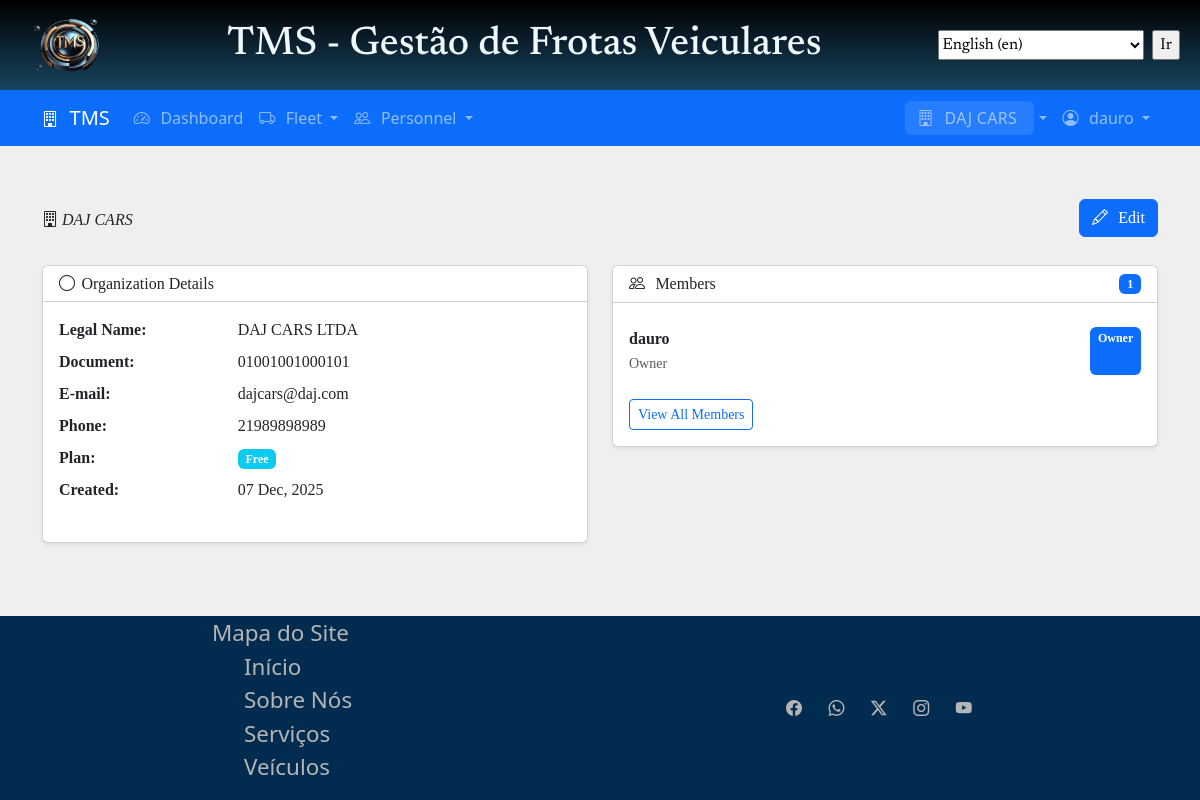
Page /tenants/b34ce3be-4df2-4b36-aea3-e8fefdb60b34/details/ (signed in) on the committed database.
### tenants/models.py (models this page shows, shortened)
class Tenant(models.Model):
    PLAN_CHOICES = [
        ("free", _("Free")),
        ("basic", _("Basic")),
        ("premium", _("Premium")),
        ("entreprise", _("Enterprise")),
    ]
    id = models.UUIDField(primary_key=True, default=uuid.uuid4, editable=False)
    slug = models.SlugField(
        max_length=50,
        unique=True,
        help_text=_("Unique identifier for the tenant, used ni URLs and subdomains"),
    )
    name = models.CharField(max_length=200, help_text=_("Display name"))
    legal_name = models.CharField(max_length=200, help_text=_("Legal company name"))
    document = models.CharField(
        max_length=30,
        unique=True,
        help_text=_("Unique identifier like SSN or Tax ID, CPF or CNPJ"),
    )
    email = models.EmailField(unique=True)
    phone = models.CharField(max_length=30)
    address = models.CharField(max_length=250, null=True, blank=True)
    is_active = models.BooleanField(default=True)
    plan = models.CharField(max_length=20, choices=PLAN_CHOICES, default="free")
    created_at = models.DateTimeField(auto_now_add=True)
    updated_at = models.DateTimeField(auto_now=True)
    settings = models.JSONField(default=dict, blank=True, null=True)
    subscription_expires_at = models.DateTimeField(blank=True, null=True)
    objects = TenantManager()
    class Meta:
        db_table = "tenants"
        indexes = [
            models.Index(fields=["slug"]),
            models.Index(fields=["is_active", "plan"]),
        ]

class TenantUser(models.Model):
    ROLE_CHOICES = [
        ("owner", _("Owner")),
        ("admin", _("Administrator")),
        ("manager", _("Manager")),
        ("user", _("User")),
        ("viewer", _("Viewer")),
    ]
    id = models.UUIDField(primary_key=True, default=uuid.uuid4, editable=False)
    user = models.ForeignKey(
        settings.AUTH_USER_MODEL,
        on_delete=models.CASCADE,
        related_name="tenant_memberships",
    )
    tenant = models.ForeignKey(Tenant, on_delete=models.CASCADE, related_name="members")
    role = models.CharField(max_length=30, choices=ROLE_CHOICES, default="user")
    is_owner = models.BooleanField(default=False)
    permissions = models.JSONField(default=list, blank=True)
    joined_at = models.DateTimeField(auto_now_add=True)
    invited_by = models.ForeignKey(
        settings.AUTH_USER_MODEL,
        on_delete=models.CASCADE,
        blank=True,
        null=True,
        related_name="invitations_sent",
    )
    is_active = models.BooleanField(default=True)
    last_access = models.DateTimeField(blank=True, null=True)
    class Meta:
        db_table = "tenant_users"
        unique_together = ["user", "tenant"]
        indexes = [
            models.Index(fields=["tenant", "is_active"]),
            models.Index(fields=["user", "is_active"]),
        ]

### accounts/models.py (models this page shows, shortened)
class CustomUser(AbstractUser):
    id = models.UUIDField(primary_key=True, default=uuid.uuid4, editable=False)
    current_tenant = models.ForeignKey(
        'tenants.Tenant',
        on_delete=models.SET_NULL,
        null=True,
        blank=True,
        related_name='current_users',
        help_text=_('Currently active tenant for this user')
    )
    phone = models.CharField(max_length=20, blank=True, null=True)
    document_number = models.CharField(
        max_length=30,
        blank=True,
        null=True,
        help_text=_('Unique identifier like SSN or Tax ID, CPF or CNPJ')
    )
    document_type = models.CharField(
        max_length=6,
        blank=True,
        null=True,
        choices=[
            ('SSN', 'SSN'),
            ('TAXID', 'Tax ID'),
            ('CPF', 'CPF'),
            ('CNPJ', 'CNPJ')
        ],
        default='CPF'
    )
    last_login_tenant = models.ForeignKey(
        'tenants.Tenant',
        on_delete=models.SET_NULL,
        blank=True,
        null=True,
        related_name='last_login_users',
    )
    created_at = models.DateTimeField(auto_now_add=True)
    updated_at = models.DateTimeField(auto_now=True)
    class Meta:
        db_table = 'users'
        indexes = [
            models.Index(fields=['email']),
            models.Index(fields=['document_number'])
        ]
    def get_tenants(self):
        return Tenant.objects.filter(
            members__user=self,
            members__is_active=True,
            is_active=True
        ).distinct()
    def has_tenant_permission(self, tenant, permission=None):
        if self.is_superuser:
            return True

### tenants/views.py (the view)
# urls.py: path("<uuid:tenant_id>/details/", views.TenantDetailView.as_view(), name="detail"),
class TenantDetailView(LoginRequiredMixin, DetailView):
    model = Tenant
    template_name = 'tenants/detail.html'
    context_object_name = 'tenant'
    pk_url_kwarg = 'tenant_id'
    def get_queryset(self):
        return Tenant.objects.filter(is_active=True)
    def get_context_data(self, **kwargs):
        context = super().get_context_data(**kwargs)
        tenant = self.get_object()
        if not self.request.user.has_tenant_permission(tenant):
            raise PermissionDenied(_("You do not have access to this tenant."))
        context['member_count'] = tenant.members.filter(is_active=True).count()
        context['recent_members'] = tenant.members.filter(
            is_active=True
        ).select_related('user').order_by('-joined_at')[:5]
        return context

### tenants/context_processors.py (called while the page is built)
def tenant_context(request):
    context = {
        "current_tenant": None,
        "user_tenants": [],
        "is_tenant_owner": False,
        "tenant_role": None,
    }
    if hasattr(request, "tenant") and request.tenant:
        context["current_tenant"] = request.tenant
        if request.user.is_authenticated:
            context["user_tenants"] = request.user.get_tenants()
            try:
                membership = TenantUser.objects.get(
                    user=request.user, tenant=request.tenant, is_active=True
                )
                context["is_tenant_owner"] = membership.is_owner
                context["tenant_role"] = membership.role
            except TenantUser.DoesNotExist:
                pass
    return context

### templates/tenants/detail.html (shortened to what this page needs)
{% extends 'base.html' %}
{% load static i18n l10n %}
{% block content %}
<div class="container">
  <div class="row">
    <div class="col-12 mb-4">
      <div class="d-flex justify-content-between align-items-center">
        <h2><i class="bi bi-building"> {{ tenant.name }}</i></h2>
        {% if is_tenant_owner %}
          <a href="{% url 'tenants:update' tenant.id %}" class="btn btn-primary">
            <i class="bi bi-pencil"></i> {% translate 'Edit' %}
          </a>
        {% endif %}
      </div>
    </div>
  </div>
  <div class="row">
    <div class="col-md-6">
      <div class="card shadow-sm mb-4">
        <div class="card-header bg-white">
          <h6 class="mb-0">
            <i class="bi bi-circle"></i>{% translate 'Organization Details' %}
          </h6>
        </div>
        <div class="card-body">
          <dl class="row">
            <dt class="col-sm-4">{% translate 'Legal Name' %}:</dt>
            <dd class="col-sm-8">{{ tenant.legal_name }}</dd>
            <dt class="col-sm-4">{% translate 'Document' %}:</dt>
            <dd class="col-sm-8">{{ tenant.document }}</dd>
            <dt class="col-sm-4">{% translate 'E-mail' %}:</dt>
            <dd class="col-sm-8">{{ tenant.email }}</dd>
            <dt class="col-sm-4">{% translate 'Phone' %}:</dt>
            <dd class="col-sm-8">{{ tenant.phone }}</dd>
            <dt class="col-sm-4">{% translate 'Plan' %}:</dt>
            <dd class="col-sm-8">
              <span class="badge bg-info">{{ tenant.get_plan_display }}</span>
            </dd>
            <dt class="col-sm-4">{% translate 'Created' %}:</dt>
            <dd class="col-sm-8">{{ tenant.created_at|date:"d M, Y" }}</dd>
          </dl>
        </div>
      </div>
    </div>
    <div class="col-md-6">
      <div class="card shadow-sm mb-4">
        <div class="card-header bg-white d-flex justify-content-between">
          <h6 class="mb-0"><i class="bi bi-people"></i> {% translate 'Members' %}</h6>
          <span class="badge bg-primary">{{ member_count }}</span>
        </div>
        <div class="card-body">
          <div class="list-group list-group-flush">
            {% for member in recent_members %}
              <div class="list-group-item px-0">
                <div class="d-flex justify-content-between">
                  <div>
                    <strong>{{ member.user.get_full_name|default:member.user.username }}</strong>
                      <br>
                       <small class="text-muted">{{ member.get_role_display }}</small>
                        </div>
                          {% if member.is_owner %}
                            <span class="badge bg-primary">{% translate 'Owner' %}</span>
                          {% endif %}
                        </div>
                      </div>
            {% endfor %}
          </div>
            <a href="{% url 'tenants:members' tenant.id %}" class="btn btn-sm btn-outline-primary mt-3">
                {% translate 'View All Members' %}
            </a>
        </div>
      </div>
    </div>
  </div>
</div>
{% endblock %}

### templates/components/_navbar.html (shortened to what this page needs)
{% load static i18n l10n %}
<link rel="stylesheet" href="{% static 'css/navbar.css' %}">
<nav class="navbar navbar-expand-lg navbar-dark bg-primary">
  <div class="container">
    <a class="navbar-brand" href="{% url 'home' %}">
      <i class="bi bi-building"></i> TMS
    </a>
    <div class="collapse navbar-collapse" id="navbarNav">
      <ul class="navbar-nav me-auto">
        {% if user.is_authenticated %}
        <li class="nav-item">
          <a class="nav-link" href="{% url 'dashboard' %}">
            <i class="bi bi-speedometer2"></i> Dashboard
          </a>
        </li>
        {% if current_tenant %}
        <li class="nav-item dropdown">
          <a class="nav-link dropdown-toggle" href="#" role="button" data-bs-toggle="dropdown">
            <i class="bi bi-truck"></i> Fleet
          </a>
        </li>
        <li class="nav-item dropdown">
          <a class="nav-link dropdown-toggle" href="#" role="button" data-bs-toggle="dropdown">
            <i class="bi bi-people"></i> Personnel
          </a>
        </li>
        {% endif %}
        {% endif %}
      </ul>
      <ul class="navbar-nav">
        {% if user.is_authenticated %}
        {% if current_tenant %}
        <li class="nav-item dropdown">
          <a class="nav-link dropdown-toggle" href="#" role="button" data-bs-toggle="dropdown">
            <span class="tenant-badge">
              <i class="bi bi-building"></i> {{ current_tenant.name }}
            </span>
          </a>
        </li>
        {% else %}
        <li class="nav-item">
          <a class="nav-link" href="{% url 'tenants:select' %}">
            <i class="bi bi-building"></i> Select Tenant
          </a>
        </li>
        {% endif %}
        <li class="nav-item dropdown">
          <a class="nav-link dropdown-toggle" href="#" role="button" data-bs-toggle="dropdown">
            <i class="bi bi-person-circle"></i> {{ user.get_full_name|default:user.username }}
          </a>
        </li>
        {% endif %}
      </ul>
    </div>
  </div>
</nav>

### static/css/base.css (style rules this page uses)
html { box-sizing: border-box; padding: 0; margin: 0; }
body { display: flex; flex-direction: column; min-height: 100vh; }

### static/css/navbar.css (style rules this page uses)
.tenant-badge { background: rgba(255, 255, 255, 0.1); padding: 0.4rem 0.8rem; border-radius: 6px; font-weight: 500; letter-spacing: 0.02em; }
.bi { margin-right: 0.4rem; font-size: 1rem; }

### rows in the picture
Tenant: name "DAJ CARS", legal_name "DAJ CARS LTDA", document "01001001000101", email "dajcars@daj.com", phone "21989898989", plan "Free", created_at "07 Dec, 2025"
CustomUser: get_full_name "dauro"
TenantUser: user.get_full_name "dauro", role "Owner"

### other values in the picture
{{ member_count }} "1"
form field language "English (en)"
